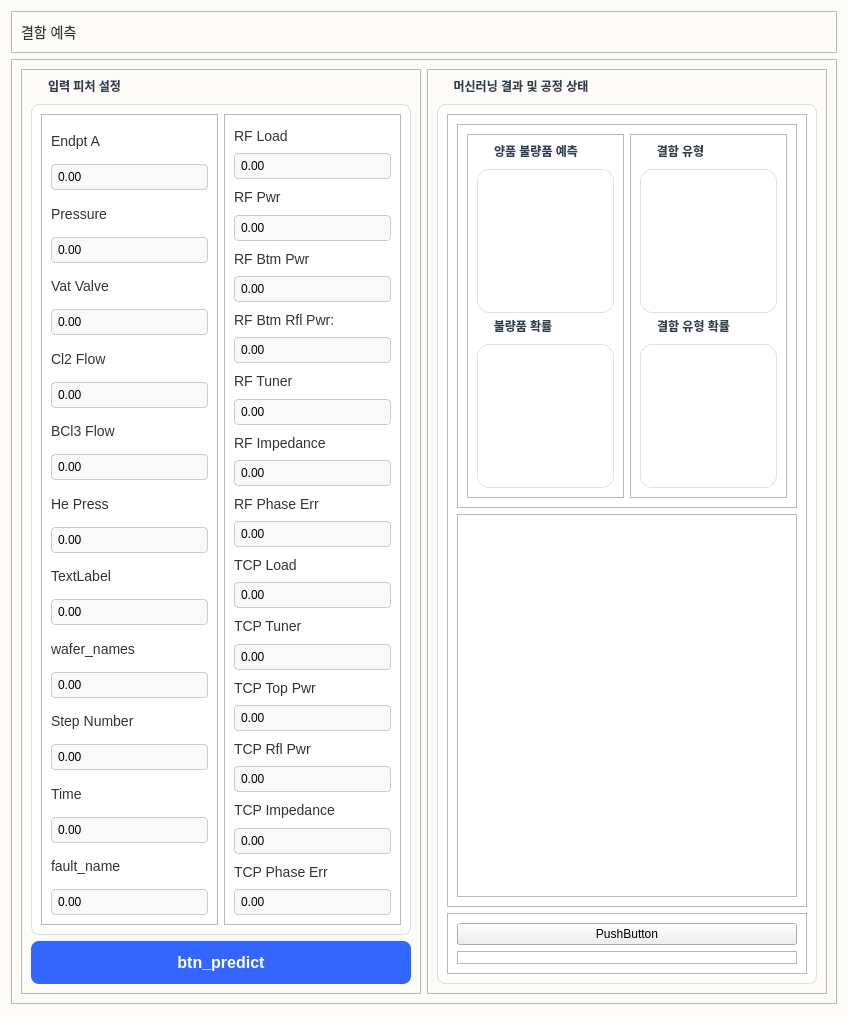
<?xml version="1.0" encoding="UTF-8"?>
<ui version="4.0">
 <class>Form</class>
 <widget class="QWidget" name="Form">
  <property name="geometry">
   <rect>
    <x>0</x>
    <y>0</y>
    <width>848</width>
    <height>1015</height>
   </rect>
  </property>
  <property name="windowTitle">
   <string>Form</string>
  </property>
  <property name="styleSheet">
   <string notr="true">/* =======================================================
   1. 전체 배경 설정 (아이보리 톤)
   ======================================================= */
QWidget#Form, QWidget#centralwidget, QFrame#frame_main {
    background-color: #FDFBF7;
}

/* 기본 글꼴 설정 */
QLabel {
    color: #333333; 
    font-family: 'Segoe UI', 'Malgun Gothic', sans-serif;
    font-size: 14px;
}

/* =======================================================
   2. [수정됨] 사이드바 스타일 (범위 제한)
   ======================================================= */
QFrame#frame_sidebar {
    background-color: #F0EFE9;
    border-right: 1px solid #D1D1D1;
}

/* ★ 중요: 사이드바 안에 있는 버튼만 투명하게 만듭니다! */
QFrame#frame_sidebar QPushButton {
    background-color: transparent;
    color: #333333;
    border: none;
    padding: 15px;
    text-align: left;
    font-size: 14px;
    font-weight: bold;
}

QFrame#frame_sidebar QPushButton:hover {
    background-color: #E6E3DA;
    color: #000000;
}

QFrame#frame_sidebar QPushButton:checked {
    background-color: #E6E3DA;
    color: #2c3e50;
    border-left: 5px solid #2c3e50;
}

/* =======================================================
   3. [수정됨] 입력창 &amp; 그룹박스 (흰색 카드 스타일)
   ======================================================= */
/* 그룹박스 자체를 '흰색 카드'로 만들어서 라벨을 일일이 칠할 필요 없게 함 */
QGroupBox {
    background-color: #FFFFFF;  /* 흰색 배경 */
    border: 1px solid #DDDDDD;  /* 연한 테두리 */
    border-radius: 8px;         /* 둥근 모서리 */
    margin-top: 25px;           /* 제목 공간 확보 */
    font-weight: bold;
    color: #2c3e50;             /* 제목 색상 */
}

/* 그룹박스 제목 위치 */
QGroupBox::title {
    subcontrol-origin: margin;
    left: 10px;
    padding: 0 5px;
}

/* 입력창(SpinBox) 스타일 */
QDoubleSpinBox {
    background-color: #F9F9F9; /* 아주 연한 회색 */
    border: 1px solid #CCCCCC;
    border-radius: 4px;
    padding: 4px;
}
QDoubleSpinBox:focus {
    border: 1px solid #3366FF; /* 클릭했을 때 파란 테두리 */
    background-color: #FFFFFF;
}

/* =======================================================
   4. [신규] '예측 실행' 버튼 스타일 (btn_predict)
   ======================================================= */
/* 파란색으로 강조된 버튼 */
QPushButton#btn_predict {
    background-color: #3366FF; /* 쨍한 파란색 */
    color: #FFFFFF;            /* 흰색 글자 */
    border-radius: 8px;
    font-size: 16px;
    font-weight: bold;
    padding: 12px;
}

QPushButton#btn_predict:hover {
    background-color: #254EDB; /* 마우스 올리면 진해짐 */
}

QPushButton#btn_predict:pressed {
    background-color: #1939B7; /* 누르면 더 진해짐 */
    padding-top: 14px;         /* 눌리는 효과 */
}

/* =======================================================
   5. [신규] 오른쪽 결과창 (진성/가성 등) 카드 스타일
   ======================================================= */
/* 오른쪽의 작은 그룹박스들도 흰색 카드로 통일 */
QGroupBox#groupBox_3, QGroupBox#groupBox_4, QGroupBox#groupBox_5, QGroupBox#groupBox_6 {
    background-color: #FFFFFF;
    border: 1px solid #E0E0E0;
    border-radius: 12px;
}

/* 결과 텍스트가 들어갈 라벨 (강조) */
/* 결과창 안에 있는 라벨들만 글자를 키웁니다 */
QGroupBox#groupBox_3 QLabel, QGroupBox#groupBox_4 QLabel, 
QGroupBox#groupBox_5 QLabel, QGroupBox#groupBox_6 QLabel {
    font-size: 18px;
    font-weight: bold;
    color: #333333;
    background-color: transparent; /* 배경은 투명하게 (그룹박스가 흰색이니까) */
    border: none;
}</string>
  </property>
  <layout class="QVBoxLayout" name="verticalLayout" stretch="0,9">
   <item>
    <widget class="QFrame" name="frame">
     <property name="frameShape">
      <enum>QFrame::Shape::StyledPanel</enum>
     </property>
     <property name="frameShadow">
      <enum>QFrame::Shadow::Raised</enum>
     </property>
     <layout class="QVBoxLayout" name="verticalLayout_2">
      <item>
       <widget class="QLabel" name="label">
        <property name="text">
         <string>결함 예측</string>
        </property>
       </widget>
      </item>
     </layout>
    </widget>
   </item>
   <item>
    <widget class="QFrame" name="frame_2">
     <property name="frameShape">
      <enum>QFrame::Shape::StyledPanel</enum>
     </property>
     <property name="frameShadow">
      <enum>QFrame::Shadow::Raised</enum>
     </property>
     <layout class="QGridLayout" name="gridLayout_2">
      <item row="0" column="0">
       <widget class="QFrame" name="frame_3">
        <property name="frameShape">
         <enum>QFrame::Shape::StyledPanel</enum>
        </property>
        <property name="frameShadow">
         <enum>QFrame::Shadow::Raised</enum>
        </property>
        <layout class="QGridLayout" name="gridLayout">
         <item row="2" column="0">
          <widget class="QPushButton" name="btn_predict">
           <property name="text">
            <string>btn_predict</string>
           </property>
          </widget>
         </item>
         <item row="0" column="0">
          <widget class="QGroupBox" name="groupBox">
           <property name="title">
            <string>입력 피처 설정</string>
           </property>
           <layout class="QHBoxLayout" name="horizontalLayout_2">
            <item>
             <widget class="QFrame" name="frame_5">
              <property name="frameShape">
               <enum>QFrame::Shape::StyledPanel</enum>
              </property>
              <property name="frameShadow">
               <enum>QFrame::Shadow::Raised</enum>
              </property>
              <layout class="QVBoxLayout" name="verticalLayout_3">
               <item>
                <widget class="QLabel" name="label_2">
                 <property name="text">
                  <string>Endpt A</string>
                 </property>
                </widget>
               </item>
               <item>
                <widget class="QDoubleSpinBox" name="EndptA">
                 <property name="buttonSymbols">
                  <enum>QAbstractSpinBox::ButtonSymbols::NoButtons</enum>
                 </property>
                 <property name="decimals">
                  <number>2</number>
                 </property>
                 <property name="minimum">
                  <double>-999999.000000000000000</double>
                 </property>
                 <property name="maximum">
                  <double>999999.000000000000000</double>
                 </property>
                </widget>
               </item>
               <item>
                <widget class="QLabel" name="label_3">
                 <property name="text">
                  <string>Pressure</string>
                 </property>
                </widget>
               </item>
               <item>
                <widget class="QDoubleSpinBox" name="Pressure">
                 <property name="buttonSymbols">
                  <enum>QAbstractSpinBox::ButtonSymbols::NoButtons</enum>
                 </property>
                 <property name="decimals">
                  <number>2</number>
                 </property>
                 <property name="minimum">
                  <double>-999999.000000000000000</double>
                 </property>
                 <property name="maximum">
                  <double>999999.000000000000000</double>
                 </property>
                </widget>
               </item>
               <item>
                <widget class="QLabel" name="label_4">
                 <property name="text">
                  <string>Vat Valve</string>
                 </property>
                </widget>
               </item>
               <item>
                <widget class="QDoubleSpinBox" name="VatValve">
                 <property name="buttonSymbols">
                  <enum>QAbstractSpinBox::ButtonSymbols::NoButtons</enum>
                 </property>
                 <property name="decimals">
                  <number>2</number>
                 </property>
                 <property name="minimum">
                  <double>-999999.000000000000000</double>
                 </property>
                 <property name="maximum">
                  <double>999999.000000000000000</double>
                 </property>
                </widget>
               </item>
               <item>
                <widget class="QLabel" name="label_5">
                 <property name="text">
                  <string>Cl2 Flow</string>
                 </property>
                </widget>
               </item>
               <item>
                <widget class="QDoubleSpinBox" name="Cl2Flow">
                 <property name="buttonSymbols">
                  <enum>QAbstractSpinBox::ButtonSymbols::NoButtons</enum>
                 </property>
                 <property name="decimals">
                  <number>2</number>
                 </property>
                 <property name="minimum">
                  <double>-999999.000000000000000</double>
                 </property>
                 <property name="maximum">
                  <double>999999.000000000000000</double>
                 </property>
                </widget>
               </item>
               <item>
                <widget class="QLabel" name="label_6">
                 <property name="text">
                  <string>BCl3 Flow</string>
                 </property>
                </widget>
               </item>
               <item>
                <widget class="QDoubleSpinBox" name="BCl3Flow">
                 <property name="buttonSymbols">
                  <enum>QAbstractSpinBox::ButtonSymbols::NoButtons</enum>
                 </property>
                 <property name="decimals">
                  <number>2</number>
                 </property>
                 <property name="minimum">
                  <double>-999999.000000000000000</double>
                 </property>
                 <property name="maximum">
                  <double>999999.000000000000000</double>
                 </property>
                </widget>
               </item>
               <item>
                <widget class="QLabel" name="label_7">
                 <property name="text">
                  <string>He Press</string>
                 </property>
                </widget>
               </item>
               <item>
                <widget class="QDoubleSpinBox" name="HePress">
                 <property name="buttonSymbols">
                  <enum>QAbstractSpinBox::ButtonSymbols::NoButtons</enum>
                 </property>
                 <property name="decimals">
                  <number>2</number>
                 </property>
                 <property name="minimum">
                  <double>-999999.000000000000000</double>
                 </property>
                 <property name="maximum">
                  <double>999999.000000000000000</double>
                 </property>
                </widget>
               </item>
               <item>
                <widget class="QLabel" name="label_9">
                 <property name="text">
                  <string>TextLabel</string>
                 </property>
                </widget>
               </item>
               <item>
                <widget class="QDoubleSpinBox" name="doubleSpinBox_8">
                 <property name="buttonSymbols">
                  <enum>QAbstractSpinBox::ButtonSymbols::NoButtons</enum>
                 </property>
                 <property name="decimals">
                  <number>2</number>
                 </property>
                 <property name="minimum">
                  <double>-999999.000000000000000</double>
                 </property>
                 <property name="maximum">
                  <double>999999.000000000000000</double>
                 </property>
                </widget>
               </item>
               <item>
                <widget class="QLabel" name="label_10">
                 <property name="text">
                  <string>wafer_names</string>
                 </property>
                </widget>
               </item>
               <item>
                <widget class="QDoubleSpinBox" name="wafer_names">
                 <property name="buttonSymbols">
                  <enum>QAbstractSpinBox::ButtonSymbols::NoButtons</enum>
                 </property>
                 <property name="decimals">
                  <number>2</number>
                 </property>
                 <property name="minimum">
                  <double>-999999.000000000000000</double>
                 </property>
                 <property name="maximum">
                  <double>999999.000000000000000</double>
                 </property>
                </widget>
               </item>
               <item>
                <widget class="QLabel" name="label_11">
                 <property name="text">
                  <string>Step Number</string>
                 </property>
                </widget>
               </item>
               <item>
                <widget class="QDoubleSpinBox" name="StepNumber">
                 <property name="buttonSymbols">
                  <enum>QAbstractSpinBox::ButtonSymbols::NoButtons</enum>
                 </property>
                 <property name="decimals">
                  <number>2</number>
                 </property>
                 <property name="minimum">
                  <double>-999999.000000000000000</double>
                 </property>
                 <property name="maximum">
                  <double>999999.000000000000000</double>
                 </property>
                </widget>
               </item>
               <item>
                <widget class="QLabel" name="label_22">
                 <property name="text">
                  <string>Time</string>
                 </property>
                </widget>
               </item>
               <item>
                <widget class="QDoubleSpinBox" name="Time">
                 <property name="buttonSymbols">
                  <enum>QAbstractSpinBox::ButtonSymbols::NoButtons</enum>
                 </property>
                 <property name="decimals">
                  <number>2</number>
                 </property>
                 <property name="minimum">
                  <double>-999999.000000000000000</double>
                 </property>
                 <property name="maximum">
                  <double>999999.000000000000000</double>
                 </property>
                </widget>
               </item>
               <item>
                <widget class="QLabel" name="label_23">
                 <property name="text">
                  <string>fault_name</string>
                 </property>
                </widget>
               </item>
               <item>
                <widget class="QDoubleSpinBox" name="fault_name">
                 <property name="buttonSymbols">
                  <enum>QAbstractSpinBox::ButtonSymbols::NoButtons</enum>
                 </property>
                 <property name="decimals">
                  <number>2</number>
                 </property>
                 <property name="minimum">
                  <double>-999999.000000000000000</double>
                 </property>
                 <property name="maximum">
                  <double>999999.000000000000000</double>
                 </property>
                </widget>
               </item>
              </layout>
             </widget>
            </item>
            <item>
             <widget class="QFrame" name="frame_6">
              <property name="frameShape">
               <enum>QFrame::Shape::StyledPanel</enum>
              </property>
              <property name="frameShadow">
               <enum>QFrame::Shadow::Raised</enum>
              </property>
              <layout class="QVBoxLayout" name="verticalLayout_4">
               <item>
                <widget class="QLabel" name="label_8">
                 <property name="text">
                  <string>RF Load</string>
                 </property>
                </widget>
               </item>
               <item>
                <widget class="QDoubleSpinBox" name="RFLoad">
                 <property name="buttonSymbols">
                  <enum>QAbstractSpinBox::ButtonSymbols::NoButtons</enum>
                 </property>
                 <property name="decimals">
                  <number>2</number>
                 </property>
                 <property name="minimum">
                  <double>-999999.000000000000000</double>
                 </property>
                 <property name="maximum">
                  <double>999999.000000000000000</double>
                 </property>
                </widget>
               </item>
               <item>
                <widget class="QLabel" name="label_12">
                 <property name="text">
                  <string>RF Pwr</string>
                 </property>
                </widget>
               </item>
               <item>
                <widget class="QDoubleSpinBox" name="RFPwr">
                 <property name="buttonSymbols">
                  <enum>QAbstractSpinBox::ButtonSymbols::NoButtons</enum>
                 </property>
                 <property name="decimals">
                  <number>2</number>
                 </property>
                 <property name="minimum">
                  <double>-999999.000000000000000</double>
                 </property>
                 <property name="maximum">
                  <double>999999.000000000000000</double>
                 </property>
                </widget>
               </item>
               <item>
                <widget class="QLabel" name="label_13">
                 <property name="text">
                  <string>RF Btm Pwr</string>
                 </property>
                </widget>
               </item>
               <item>
                <widget class="QDoubleSpinBox" name="RFBtmPwr">
                 <property name="buttonSymbols">
                  <enum>QAbstractSpinBox::ButtonSymbols::NoButtons</enum>
                 </property>
                 <property name="decimals">
                  <number>2</number>
                 </property>
                 <property name="minimum">
                  <double>-999999.000000000000000</double>
                 </property>
                 <property name="maximum">
                  <double>999999.000000000000000</double>
                 </property>
                </widget>
               </item>
               <item>
                <widget class="QLabel" name="label_14">
                 <property name="text">
                  <string>RF Btm Rfl Pwr:</string>
                 </property>
                </widget>
               </item>
               <item>
                <widget class="QDoubleSpinBox" name="RFBtmRflPwr">
                 <property name="buttonSymbols">
                  <enum>QAbstractSpinBox::ButtonSymbols::NoButtons</enum>
                 </property>
                 <property name="decimals">
                  <number>2</number>
                 </property>
                 <property name="minimum">
                  <double>-999999.000000000000000</double>
                 </property>
                 <property name="maximum">
                  <double>999999.000000000000000</double>
                 </property>
                </widget>
               </item>
               <item>
                <widget class="QLabel" name="label_25">
                 <property name="text">
                  <string>RF Tuner</string>
                 </property>
                </widget>
               </item>
               <item>
                <widget class="QDoubleSpinBox" name="RFTuner">
                 <property name="buttonSymbols">
                  <enum>QAbstractSpinBox::ButtonSymbols::NoButtons</enum>
                 </property>
                 <property name="decimals">
                  <number>2</number>
                 </property>
                 <property name="minimum">
                  <double>-999999.000000000000000</double>
                 </property>
                 <property name="maximum">
                  <double>999999.000000000000000</double>
                 </property>
                </widget>
               </item>
               <item>
                <widget class="QLabel" name="label_15">
                 <property name="text">
                  <string>RF Impedance</string>
                 </property>
                </widget>
               </item>
               <item>
                <widget class="QDoubleSpinBox" name="RFImpedance">
                 <property name="buttonSymbols">
                  <enum>QAbstractSpinBox::ButtonSymbols::NoButtons</enum>
                 </property>
                 <property name="decimals">
                  <number>2</number>
                 </property>
                 <property name="minimum">
                  <double>-999999.000000000000000</double>
                 </property>
                 <property name="maximum">
                  <double>999999.000000000000000</double>
                 </property>
                </widget>
               </item>
               <item>
                <widget class="QLabel" name="label_16">
                 <property name="text">
                  <string>RF Phase Err</string>
                 </property>
                </widget>
               </item>
               <item>
                <widget class="QDoubleSpinBox" name="RFPhaseErr">
                 <property name="buttonSymbols">
                  <enum>QAbstractSpinBox::ButtonSymbols::NoButtons</enum>
                 </property>
                 <property name="decimals">
                  <number>2</number>
                 </property>
                 <property name="minimum">
                  <double>-999999.000000000000000</double>
                 </property>
                 <property name="maximum">
                  <double>999999.000000000000000</double>
                 </property>
                </widget>
               </item>
               <item>
                <widget class="QLabel" name="label_17">
                 <property name="text">
                  <string>TCP Load</string>
                 </property>
                </widget>
               </item>
               <item>
                <widget class="QDoubleSpinBox" name="TCPLoad">
                 <property name="buttonSymbols">
                  <enum>QAbstractSpinBox::ButtonSymbols::NoButtons</enum>
                 </property>
                 <property name="decimals">
                  <number>2</number>
                 </property>
                 <property name="minimum">
                  <double>-999999.000000000000000</double>
                 </property>
                 <property name="maximum">
                  <double>999999.000000000000000</double>
                 </property>
                </widget>
               </item>
               <item>
                <widget class="QLabel" name="label_18">
                 <property name="text">
                  <string>TCP Tuner</string>
                 </property>
                </widget>
               </item>
               <item>
                <widget class="QDoubleSpinBox" name="TCPTuner">
                 <property name="buttonSymbols">
                  <enum>QAbstractSpinBox::ButtonSymbols::NoButtons</enum>
                 </property>
                 <property name="decimals">
                  <number>2</number>
                 </property>
                 <property name="minimum">
                  <double>-999999.000000000000000</double>
                 </property>
                 <property name="maximum">
                  <double>999999.000000000000000</double>
                 </property>
                </widget>
               </item>
               <item>
                <widget class="QLabel" name="label_19">
                 <property name="text">
                  <string>TCP Top Pwr</string>
                 </property>
                </widget>
               </item>
               <item>
                <widget class="QDoubleSpinBox" name="TCPTopPwr">
                 <property name="buttonSymbols">
                  <enum>QAbstractSpinBox::ButtonSymbols::NoButtons</enum>
                 </property>
                 <property name="decimals">
                  <number>2</number>
                 </property>
                 <property name="minimum">
                  <double>-999999.000000000000000</double>
                 </property>
                 <property name="maximum">
                  <double>999999.000000000000000</double>
                 </property>
                </widget>
               </item>
               <item>
                <widget class="QLabel" name="label_20">
                 <property name="text">
                  <string>TCP Rfl Pwr</string>
                 </property>
                </widget>
               </item>
               <item>
                <widget class="QDoubleSpinBox" name="TCPRflPwr">
                 <property name="buttonSymbols">
                  <enum>QAbstractSpinBox::ButtonSymbols::NoButtons</enum>
                 </property>
                 <property name="decimals">
                  <number>2</number>
                 </property>
                 <property name="minimum">
                  <double>-999999.000000000000000</double>
                 </property>
                 <property name="maximum">
                  <double>999999.000000000000000</double>
                 </property>
                </widget>
               </item>
               <item>
                <widget class="QLabel" name="label_21">
                 <property name="text">
                  <string>TCP Impedance</string>
                 </property>
                </widget>
               </item>
               <item>
                <widget class="QDoubleSpinBox" name="TCPImpedance">
                 <property name="buttonSymbols">
                  <enum>QAbstractSpinBox::ButtonSymbols::NoButtons</enum>
                 </property>
                 <property name="decimals">
                  <number>2</number>
                 </property>
                 <property name="minimum">
                  <double>-999999.000000000000000</double>
                 </property>
                 <property name="maximum">
                  <double>999999.000000000000000</double>
                 </property>
                </widget>
               </item>
               <item>
                <widget class="QLabel" name="label_24">
                 <property name="text">
                  <string>TCP Phase Err</string>
                 </property>
                </widget>
               </item>
               <item>
                <widget class="QDoubleSpinBox" name="TCPPhaseErr">
                 <property name="buttonSymbols">
                  <enum>QAbstractSpinBox::ButtonSymbols::NoButtons</enum>
                 </property>
                 <property name="decimals">
                  <number>2</number>
                 </property>
                 <property name="minimum">
                  <double>-999999.000000000000000</double>
                 </property>
                 <property name="maximum">
                  <double>999999.000000000000000</double>
                 </property>
                </widget>
               </item>
              </layout>
             </widget>
            </item>
           </layout>
          </widget>
         </item>
        </layout>
       </widget>
      </item>
      <item row="0" column="1">
       <widget class="QFrame" name="frame_4">
        <property name="frameShape">
         <enum>QFrame::Shape::StyledPanel</enum>
        </property>
        <property name="frameShadow">
         <enum>QFrame::Shadow::Raised</enum>
        </property>
        <layout class="QVBoxLayout" name="verticalLayout_6">
         <item>
          <widget class="QGroupBox" name="groupBox_2">
           <property name="title">
            <string>머신러닝 결과 및 공정 상태</string>
           </property>
           <layout class="QVBoxLayout" name="verticalLayout_7" stretch="13,1">
            <item>
             <widget class="QFrame" name="frame_7">
              <property name="frameShape">
               <enum>QFrame::Shape::StyledPanel</enum>
              </property>
              <property name="frameShadow">
               <enum>QFrame::Shadow::Raised</enum>
              </property>
              <layout class="QVBoxLayout" name="verticalLayout_9">
               <item>
                <widget class="QFrame" name="frame_11">
                 <property name="frameShape">
                  <enum>QFrame::Shape::StyledPanel</enum>
                 </property>
                 <property name="frameShadow">
                  <enum>QFrame::Shadow::Raised</enum>
                 </property>
                 <layout class="QHBoxLayout" name="horizontalLayout_3">
                  <item>
                   <widget class="QFrame" name="frame_12">
                    <property name="frameShape">
                     <enum>QFrame::Shape::StyledPanel</enum>
                    </property>
                    <property name="frameShadow">
                     <enum>QFrame::Shadow::Raised</enum>
                    </property>
                    <layout class="QVBoxLayout" name="verticalLayout_10">
                     <item>
                      <widget class="QGroupBox" name="groupBox_3">
                       <property name="title">
                        <string>양품 불량품 예측</string>
                       </property>
                      </widget>
                     </item>
                     <item>
                      <widget class="QGroupBox" name="groupBox_4">
                       <property name="title">
                        <string>불량품 확률</string>
                       </property>
                      </widget>
                     </item>
                    </layout>
                   </widget>
                  </item>
                  <item>
                   <widget class="QFrame" name="frame_13">
                    <property name="frameShape">
                     <enum>QFrame::Shape::StyledPanel</enum>
                    </property>
                    <property name="frameShadow">
                     <enum>QFrame::Shadow::Raised</enum>
                    </property>
                    <layout class="QVBoxLayout" name="verticalLayout_11">
                     <item>
                      <widget class="QGroupBox" name="groupBox_5">
                       <property name="title">
                        <string>결함 유형</string>
                       </property>
                      </widget>
                     </item>
                     <item>
                      <widget class="QGroupBox" name="groupBox_6">
                       <property name="title">
                        <string>결함 유형 확률</string>
                       </property>
                      </widget>
                     </item>
                    </layout>
                   </widget>
                  </item>
                 </layout>
                </widget>
               </item>
               <item>
                <widget class="QFrame" name="frame_10">
                 <property name="frameShape">
                  <enum>QFrame::Shape::StyledPanel</enum>
                 </property>
                 <property name="frameShadow">
                  <enum>QFrame::Shadow::Raised</enum>
                 </property>
                </widget>
               </item>
              </layout>
             </widget>
            </item>
            <item>
             <widget class="QFrame" name="frame_8">
              <property name="frameShape">
               <enum>QFrame::Shape::StyledPanel</enum>
              </property>
              <property name="frameShadow">
               <enum>QFrame::Shadow::Raised</enum>
              </property>
              <layout class="QVBoxLayout" name="verticalLayout_8">
               <item>
                <widget class="QPushButton" name="pushButton">
                 <property name="text">
                  <string>PushButton</string>
                 </property>
                </widget>
               </item>
               <item>
                <widget class="QFrame" name="frame_9">
                 <property name="frameShape">
                  <enum>QFrame::Shape::StyledPanel</enum>
                 </property>
                 <property name="frameShadow">
                  <enum>QFrame::Shadow::Raised</enum>
                 </property>
                </widget>
               </item>
              </layout>
             </widget>
            </item>
           </layout>
          </widget>
         </item>
        </layout>
       </widget>
      </item>
     </layout>
    </widget>
   </item>
  </layout>
 </widget>
 <resources/>
 <connections/>
</ui>
